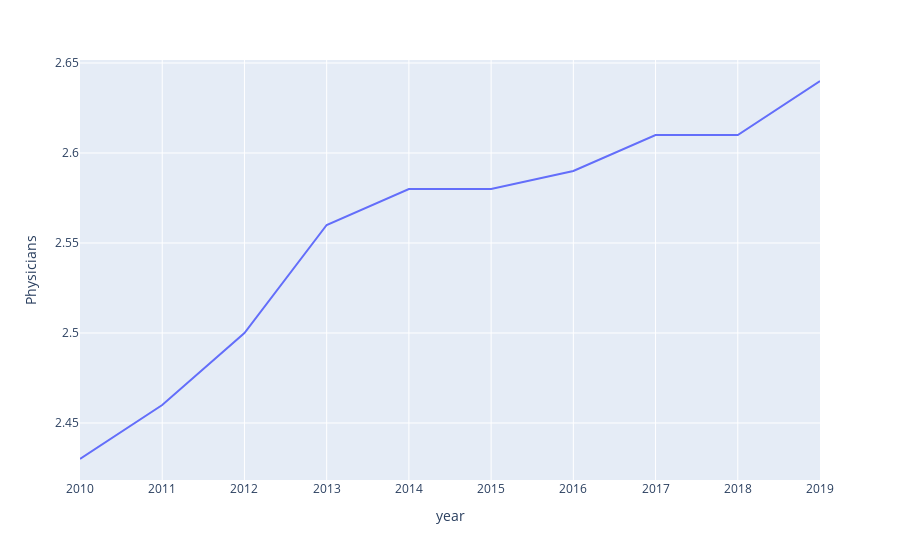

Notebook code for this chart:
### Code cell
# Graph line chart
fig = px.line(ag_2, x='year', y ='Physicians')

fig.show()

### Figure 1 — Plotly figure (JSON) as saved in the notebook; plotly's stock layout.template omitted (floating-point values rounded to 4 significant figures)
{"data": [{"hovertemplate": "year=%{x}<br>Physicians=%{y}<extra></extra>", "legendgroup": "", "line": {"color": "#636efa", "dash": "solid"}, "marker": {"symbol": "circle"}, "mode": "lines", "name": "", "orientation": "v", "showlegend": false, "type": "scatter", "x": [2010, 2011, 2012, 2013, 2014, 2015, 2016, 2017, 2018, 2019], "xaxis": "x", "y": [2.43, 2.46, 2.5, 2.56, 2.58, 2.58, 2.59, 2.61, 2.61, 2.64], "yaxis": "y"}], "layout": {"legend": {"tracegroupgap": 0}, "margin": {"t": 60}, "xaxis": {"anchor": "y", "domain": [0, 1], "title": {"text": "year"}}, "yaxis": {"anchor": "x", "domain": [0, 1], "title": {"text": "Physicians"}}}}
